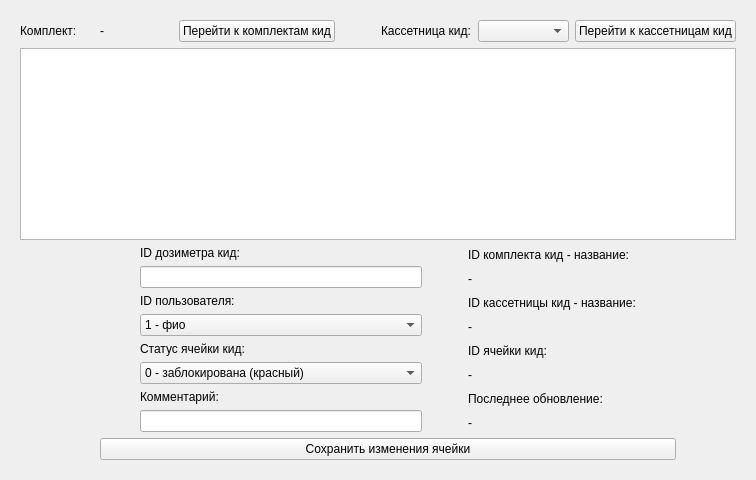
                <widget class="QWidget" name="tab_52">
                 <attribute name="title">
                  <string>Ячейки</string>
                 </attribute>
                 <layout class="QGridLayout" name="gridLayout_48">
                  <item row="0" column="0" colspan="2">
                   <widget class="QFrame" name="frame_6">
                    <layout class="QVBoxLayout" name="verticalLayout_16">
                     <item>
                      <layout class="QHBoxLayout" name="horizontalLayout_41">
                       <item>
                        <layout class="QHBoxLayout" name="horizontalLayout_48">
                         <item>
                          <widget class="QLabel" name="label_123">
                           <property name="text">
                            <string>Комплект:</string>
                           </property>
                          </widget>
                         </item>
                         <item>
                          <widget class="QLabel" name="label_aboutSet_kid">
                           <property name="text">
                            <string>-</string>
                           </property>
                          </widget>
                         </item>
                         <item>
                          <widget class="QPushButton" name="pushButton_onSet_2">
                           <property name="text">
                            <string>Перейти к комплектам кид</string>
                           </property>
                          </widget>
                         </item>
                         <item>
                          <spacer name="horizontalSpacer_2">
                           <property name="orientation">
                            <enum>Qt::Orientation::Vertical</enum>
                           </property>
                           <property name="sizeType">
                            <enum>QSizePolicy::Policy::Fixed</enum>
                           </property>
                           <property name="sizeHint" stdset="0">
                            <size>
                             <width>40</width>
                             <height>20</height>
                            </size>
                           </property>
                          </spacer>
                         </item>
                        </layout>
                       </item>
                       <item>
                        <layout class="QHBoxLayout" name="horizontalLayout_49">
                         <item>
                          <widget class="QLabel" name="label_72">
                           <property name="text">
                            <string>Кассетница кид:</string>
                           </property>
                          </widget>
                         </item>
                         <item>
                          <widget class="QComboBox" name="comboBox_listOfKas_kid">
                           <property name="maximumSize">
                            <size>
                             <width>350</width>
                             <height>16777215</height>
                            </size>
                           </property>
                          </widget>
                         </item>
                         <item>
                          <widget class="QPushButton" name="pushButton_onKas_kid">
                           <property name="text">
                            <string>Перейти к кассетницам кид</string>
                           </property>
                          </widget>
                         </item>
                        </layout>
                       </item>
                      </layout>
                     </item>
                     <item>
                      <widget class="QTableView" name="tableView_mesh_kid">
                       <property name="minimumSize">
                        <size>
                         <width>0</width>
                         <height>150</height>
                        </size>
                       </property>
                       <property name="maximumSize">
                        <size>
                         <width>16777215</width>
                         <height>300</height>
                        </size>
                       </property>
                      </widget>
                     </item>
                     <item>
                      <layout class="QHBoxLayout" name="horizontalLayout_50">
                       <item>
                        <spacer name="horizontalSpacer_102">
                         <property name="orientation">
                          <enum>Qt::Orientation::Vertical</enum>
                         </property>
                         <property name="sizeHint" stdset="0">
                          <size>
                           <width>40</width>
                           <height>20</height>
                          </size>
                         </property>
                        </spacer>
                       </item>
                       <item>
                        <spacer name="horizontalSpacer_103">
                         <property name="orientation">
                          <enum>Qt::Orientation::Vertical</enum>
                         </property>
                         <property name="sizeHint" stdset="0">
                          <size>
                           <width>40</width>
                           <height>20</height>
                          </size>
                         </property>
                        </spacer>
                       </item>
                       <item>
                        <layout class="QVBoxLayout" name="areaSetOne__kid">
                         <item>
                          <layout class="QHBoxLayout" name="horizontalLayout_51"/>
                         </item>
                         <item>
                          <layout class="QHBoxLayout" name="horizontalLayout_52">
                           <item>
                            <spacer name="horizontalSpacer_104">
                             <property name="orientation">
                              <enum>Qt::Orientation::Vertical</enum>
                             </property>
                             <property name="sizeHint" stdset="0">
                              <size>
                               <width>40</width>
                               <height>20</height>
                              </size>
                             </property>
                            </spacer>
                           </item>
                           <item>
                            <layout class="QVBoxLayout" name="verticalLayout_24">
                             <item>
                              <widget class="QLabel" name="label_124">
                               <property name="text">
                                <string>ID дозиметра кид: </string>
                               </property>
                              </widget>
                             </item>
                             <item>
                              <widget class="QLineEdit" name="lineEdit_MeshDoz_kid"/>
                             </item>
                             <item>
                              <widget class="QLabel" name="label_125">
                               <property name="text">
                                <string>ID пользователя: </string>
                               </property>
                              </widget>
                             </item>
                             <item>
                              <widget class="QComboBox" name="comboBox_MeshUser_kid">
                               <item>
                                <property name="text">
                                 <string>1 - фио</string>
                                </property>
                               </item>
                               <item>
                                <property name="text">
                                 <string>2 - фио</string>
                                </property>
                               </item>
                               <item>
                                <property name="text">
                                 <string>3 - фио</string>
                                </property>
                               </item>
                              </widget>
                             </item>
                             <item>
                              <widget class="QLabel" name="label_144">
                               <property name="text">
                                <string>Статус ячейки кид: </string>
                               </property>
                              </widget>
                             </item>
                             <item>
                              <widget class="QComboBox" name="comboBox_MeshStatus_kid">
                               <item>
                                <property name="text">
                                 <string>0 - заблокирована (красный)</string>
                                </property>
                               </item>
                               <item>
                                <property name="text">
                                 <string>1 - с дозиметром (зеленая)</string>
                                </property>
                               </item>
                               <item>
                                <property name="text">
                                 <string>2 - пустая (белая)</string>
                                </property>
                               </item>
                               <item>
                                <property name="text">
                                 <string>3 - не корректно датчик присутствия (серая)</string>
                                </property>
                               </item>
                               <item>
                                <property name="text">
                                 <string>4 - сломана (красная)</string>
                                </property>
                               </item>
                               <item>
                                <property name="text">
                                 <string>5 - открыта (синяя)</string>
                                </property>
                               </item>
                               <item>
                                <property name="text">
                                 <string>6 - другое (желтая)</string>
                                </property>
                               </item>
                              </widget>
                             </item>
                             <item>
                              <widget class="QLabel" name="label_145">
                               <property name="text">
                                <string>Комментарий:</string>
                               </property>
                              </widget>
                             </item>
                             <item>
                              <widget class="QLineEdit" name="line_MeshNote_kid"/>
                             </item>
                            </layout>
                           </item>
                           <item>
                            <spacer name="horizontalSpacer_105">
                             <property name="orientation">
                              <enum>Qt::Orientation::Vertical</enum>
                             </property>
                             <property name="sizeHint" stdset="0">
                              <size>
                               <width>40</width>
                               <height>20</height>
                              </size>
                             </property>
                            </spacer>
                           </item>
                           <item>
                            <layout class="QVBoxLayout" name="verticalLayout_27">
                             <item>
                              <widget class="QLabel" name="label_146">
                               <property name="text">
                                <string>ID комплекта кид - название:</string>
                               </property>
                              </widget>
                             </item>
                             <item>
                              <widget class="QLabel" name="label_id_set_kid">
                               <property name="text">
                                <string>-</string>
                               </property>
                              </widget>
                             </item>
                             <item>
                              <widget class="QLabel" name="label_150">
                               <property name="text">
                                <string>ID кассетницы кид - название:</string>
                               </property>
                              </widget>
                             </item>
                             <item>
                              <widget class="QLabel" name="label_id_kas_kid">
                               <property name="text">
                                <string>-</string>
                               </property>
                              </widget>
                             </item>
                             <item>
                              <widget class="QLabel" name="label_151">
                               <property name="text">
                                <string>ID ячейки кид:</string>
                               </property>
                              </widget>
                             </item>
                             <item>
                              <widget class="QLabel" name="label_id_mesh_kid">
                               <property name="text">
                                <string>-</string>
                               </property>
                              </widget>
                             </item>
                             <item>
                              <widget class="QLabel" name="label_152">
                               <property name="text">
                                <string>Последнее обновление:</string>
                               </property>
                              </widget>
                             </item>
                             <item>
                              <layout class="QHBoxLayout" name="horizontalLayout_53">
                               <item>
                                <widget class="QLabel" name="label_MeshUpdate_kid">
                                 <property name="text">
                                  <string>-</string>
                                 </property>
                                </widget>
                               </item>
                              </layout>
                             </item>
                            </layout>
                           </item>
                           <item>
                            <spacer name="horizontalSpacer_110">
                             <property name="orientation">
                              <enum>Qt::Orientation::Vertical</enum>
                             </property>
                             <property name="sizeHint" stdset="0">
                              <size>
                               <width>40</width>
                               <height>20</height>
                              </size>
                             </property>
                            </spacer>
                           </item>
                          </layout>
                         </item>
                         <item>
                          <layout class="QGridLayout" name="gridLayout_mesh_kid">
                           <item row="0" column="0">
                            <widget class="QPushButton" name="btnMeshChange_kid">
                             <property name="text">
                              <string>Сохранить изменения ячейки</string>
                             </property>
                            </widget>
                           </item>
                          </layout>
                         </item>
                        </layout>
                       </item>
                       <item>
                        <spacer name="verticalSpacer_10">
                         <property name="orientation">
                          <enum>Qt::Orientation::Vertical</enum>
                         </property>
                         <property name="sizeHint" stdset="0">
                          <size>
                           <width>20</width>
                           <height>40</height>
                          </size>
                         </property>
                        </spacer>
                       </item>
                       <item>
                        <spacer name="horizontalSpacer_111">
                         <property name="orientation">
                          <enum>Qt::Orientation::Vertical</enum>
                         </property>
                         <property name="sizeHint" stdset="0">
                          <size>
                           <width>40</width>
                           <height>20</height>
                          </size>
                         </property>
                        </spacer>
                       </item>
                      </layout>
                     </item>
                    </layout>
                   </widget>
                  </item>
                 </layout>
                </widget>
